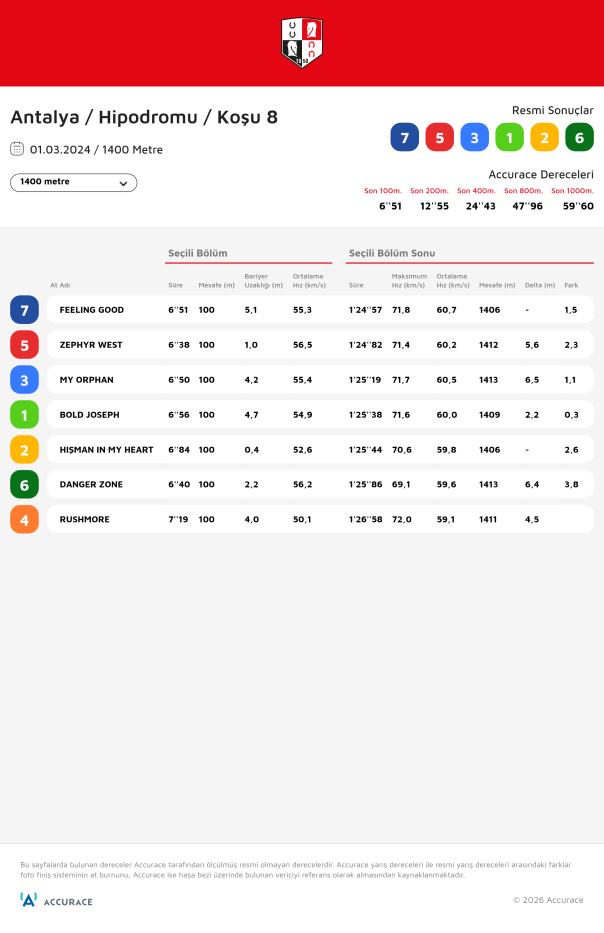
#> input picture data/accurace_ham/2024-03-01_antalya_8.png, 1812 x 2797 px (shown at 1/3 size); its folder holds only this picture in this run
$ python accurace.py ../data/accurace_ham/2024-03-01_antalya_8.png
#> lines starting #> are read from the running program, lines starting #| are printed output that depends on the picture
"""Accurace koşu PDF'ini (tek sayfa, görüntü) okuyup CSV/JSON satırlarına çevirir.
Kullanım:  python3 -m tjk.accurace <dosya.pdf> [...]     -> data/accurace/<ad>.json
Dosya adı:  2026-10-10_izmir_1.pdf  (tarih_hipodrom_kosu). Elle indirilen PDF'ler okunur; siteye bağlanmaz.
Sütunlar: sure, mesafe (bölüm m), bariyer (m), hiz_ort, bitis_sure(sn), hiz_max, hiz_bitis, kosulan_mesafe, delta, fark
"""
import os, re, sys, json, subprocess, tempfile
import numpy as np
from PIL import Image

KOK = os.path.dirname(os.path.dirname(os.path.abspath(__file__)))
D = 200 / 100.0                                     # 100 dpi koordinatlarından 200 dpi'ye


def _ocr(im, psm=6, wl=None):
    with tempfile.NamedTemporaryFile(suffix=".png", delete=False) as t:
        yol = t.name
    im.save(yol)
    cmd = ["tesseract", yol, "-", "--psm", str(psm), "-c", "preserve_interword_spaces=1"]
    if wl:
        cmd += ["-c", "tessedit_char_whitelist=" + wl]
    s = subprocess.run(cmd, capture_output=True, text=True).stdout
    os.unlink(yol)
    return s


def _sure(s):
    m = re.match(r"(?:(\d+)['’°])?(\d+)[\"'’°]+(\d{2})$", s.strip().replace("''", '"'))
    return None


def _sn(tok):
    """1'56"00 -> 116.00 ; 7"57 / 7'57 / 7°57 -> 7.57"""
    t = re.sub(r"[^0-9'\"°’]", "", tok)
    p = re.split(r"['\"°’]+", t)
    p = [x for x in p if x != ""]
    try:
        if len(p) == 3:
            return int(p[0]) * 60 + float(p[1] + "." + p[2])
        if len(p) == 2:
            return float(p[0] + "." + p[1])
    except ValueError:
        pass
    return None


def _say(tok):
    t = tok.replace(",", ".").replace("—", "-")
    try:
        return float(t)
    except ValueError:
        return None


def _satirlar(im):
    """Soldaki renkli numara rozetlerinden satır merkezlerini bul."""
    a = np.array(im.convert("RGB")).astype(int)
    W = a.shape[1]; s = W / 906
    kol = a[:, int(15 * s):int(58 * s)]
    mx, mn = kol.max(2), kol.min(2)
    renkli = ((mx - mn) > 60).sum(1) > 8 * s
    out, bas = [], None
    for y, v in enumerate(renkli):
        if v and bas is None:
            bas = y
        if not v and bas is not None:
            if y - bas > 20 * s and bas > 400 * s:
                out.append((bas, y))
            bas = None
    return out


def _numara(im, y0, y1):
    s = im.size[0] / 906
    c = im.crop((int(15 * s), y0, int(58 * s), y1)).convert("RGB")
    a = np.array(c).astype(int)
    h, w = a.shape[:2]
    yy, xx = np.mgrid[:h, :w]
    ic = (yy - h / 2) ** 2 + (xx - w / 2) ** 2 < (0.40 * min(h, w)) ** 2     # sadece daire içi (köşelerdeki açık zemin harf sanılmasın)
    beyaz = (a.min(2) > 215) & ic
    g = Image.fromarray(np.where(beyaz, 0, 255).astype("uint8")).resize((c.size[0] * 3, c.size[1] * 3))
    g = Image.fromarray(np.pad(np.array(g), 30, constant_values=255))
    m = re.search(r"\d{1,2}", _ocr(g, 7, "0123456789"))
    return int(m.group()) if m else None


def oku(pdf):
    if pdf.lower().endswith(".png"):
        im = Image.open(pdf).convert("RGB")
        im = im.resize((1812, int(im.size[1] * 1812 / im.size[0]))) if im.size[0] != 1812 else im
    else:
        with tempfile.TemporaryDirectory() as k:
            subprocess.run(["pdftoppm", "-r", "200", "-png", pdf, os.path.join(k, "p")], check=True)
            im = Image.open([os.path.join(k, f) for f in sorted(os.listdir(k))][0]).convert("RGB")
    s = im.size[0] / 906
#> s = 2
    rows = _satirlar(im)
#> after the loop in _satirlar, `for y, v in enumerate(renkli):`: out = [(886, 972), (991, 1077), (1096, 1182), (1200, 1286), (1305, 1391), (1410, 1496), (1515, 1601)]
#> rows has the same summary as out in _satirlar
    ust = _ocr(im.crop((0, int(150 * s), im.size[0], int(240 * s))), 6)
#> in _ocr, `im.save(yol)`:
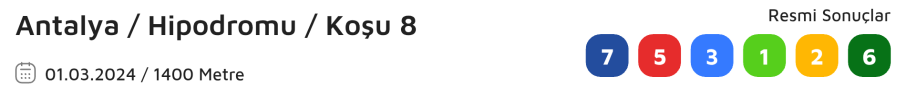
#> saved as tmpscps170y.png: PIL image 1812x180 RGB (shown at 1/2 size); mean R, G, B 227.8, 229.4, 224.9
    bolum = _ocr(im.crop((0, int(250 * s), int(300 * s), int(290 * s))), 7)
    out = []
    for (y0, y1) in rows:
        no = _numara(im, y0, y1)
        satir = _ocr(im.crop((int(70 * s), y0, im.size[0], y1)), 7).strip()
        ad = re.match(r"([^\d]+?)\s{2,}|([^\d]+?)(?=\d)", satir + "  ")
        ad = (ad.group(1) or ad.group(2)).strip() if ad else None
        kalan = satir[len(ad):] if ad and satir.startswith(ad) else satir
        tok = kalan.split()
        r = {"no": no, "ad": ad, "ham": satir}
        if len(tok) >= 9:
            r.update(sure=_sn(tok[0]), mesafe=_say(tok[1]), bariyer=_say(tok[2]), hiz_ort=_say(tok[3]),
                     bitis_sure=_sn(tok[4]), hiz_max=_say(tok[5]), hiz_bitis=_say(tok[6]),
                     kosulan_mesafe=_say(tok[7]), delta=_say(tok[8]), fark=_say(tok[9]) if len(tok) > 9 else None)
        out.append(r)
    return {"baslik": ust.strip(), "bolum": bolum.strip(), "atlar": out}


if __name__ == "__main__":
    if len(sys.argv) < 2:
        sys.exit(__doc__)
    os.makedirs(os.path.join(KOK, "data", "accurace"), exist_ok=True)
    for f in sys.argv[1:]:
#> (the run stopped early here; a loop or call above may not have finished)

$ run again, on data/accurace_ham/2024-03-01_izmir_6.png
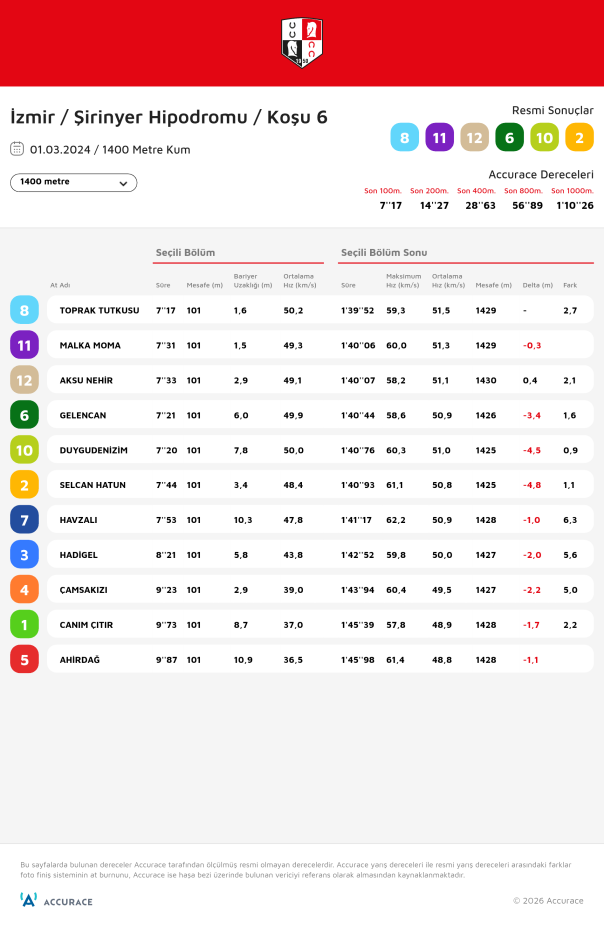
#> input picture data/accurace_ham/2024-03-01_izmir_6.png, 1812 x 2797 px (shown at 1/3 size)
#> after the loop in _satirlar, `for y, v in enumerate(renkli):`: out = [(886, 972), (991, 1077), (1201, 1286), (1305, 1391), (1410, 1496), (1515, 1601), (1619, 1706), (1724, 1810), (1829, 1915), (1934, 2020)]
#> rows has the same summary as out in _satirlar
#> in _ocr, `im.save(yol)`:
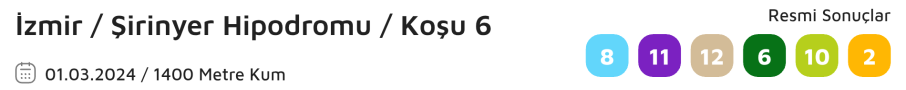
#> saved as tmp8_89px9g.png: PIL image 1812x180 RGB (shown at 1/2 size); mean R, G, B 230.6, 231.7, 226.4
